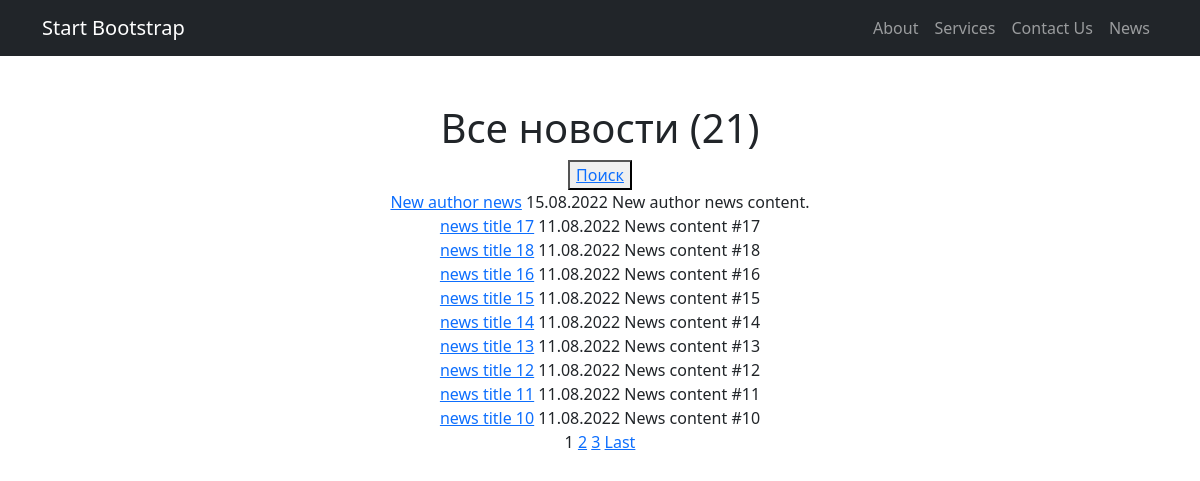
Page /news/ on the committed database.
### news/models.py (models this page shows, shortened)
class Post(models.Model):
    author = models.ForeignKey(Author, on_delete=models.CASCADE)
    NEWS = 'NW'
    ARTICLE = 'AR'
    TYPE_CHOICES = [
        (NEWS, 'news'),
        (ARTICLE, 'article')
    ]
    type = models.CharField(max_length=2, choices=TYPE_CHOICES, default=NEWS)
    date = models.DateTimeField(auto_now_add=True)
    category = models.ManyToManyField(Category, through='PostCategory')
    title = models.CharField(max_length=150)
    content = models.TextField()
    rating = models.IntegerField(default=0)

### news/views.py (the view)
# urls.py: path('', NewsList.as_view()), #news/
class NewsList(ListView):
    model = Post
    template_name = 'news.html'
    context_object_name = 'news'
    queryset = Post.objects.filter(type='NW').order_by('-date')
    paginate_by = 10
    def get_context_data(self, **kwargs):
        context = super().get_context_data(**kwargs)
        context['is_author'] = self.request.user.groups.filter(name='authors').exists()
        context['username'] = self.request.user.get_username()
        return context

### news/templatetags/custom_filters.py (called while the page is built)
@register.filter(name='censor')
def censor(value):
    if isinstance(value, str):
        list_of_stop_words = ["profanity", "curse", "ругательство", "мат"]
        split_str = value.split()
        filtered_str = ' '.join((filter(lambda s: s not in list_of_stop_words, split_str)))
        return str(filtered_str)
    else:
        raise ValueError(f'Нельзя применить цензуру к данному типу: {type(value)}')

### templates/news.html (shortened to what this page needs)
{% extends 'flatpages/default.html' %}
{% load custom_filters %}.
{% block content %}
    <h1>Все новости ({{paginator.count}})</h1>
    <button><a href="{% url 'search' %}">Поиск</a></button>
    {% for n in news %}
        <div>
            <a href="{% url 'news_detail' n.id %}">{{ n.title|censor }}</a>
            {{n.date|date:'d.m.Y'}} {{n.content|truncatechars:50|censor}}
        </div>
    {% endfor %}
    {% if is_paginated %}
        {% for num in page_obj.paginator.page_range %}
            {% if page_obj.number == num %}
                <a>{{ num }}</a>
            {% elif num > page_obj.number|add:'-3' and num < page_obj.number|add:'3' %}
                <a href="?page={{ num }}">{{ num }}</a>
            {% endif %}
        {% endfor %}
        {% if page_obj.has_next %}
            <a href="?page={{ page_obj.paginator.num_pages }}">Last</a>
        {% endif %}
    {% endif %}
{% endblock content %}

### templates/flatpages/default.html (shortened to what this page needs)
{% load static %}
<!DOCTYPE html>
<html lang="en">
    <head>
        <link href="{% static 'css/styles.css' %}" rel="stylesheet" />
    </head>
    <body>
        <nav class="navbar navbar-expand-lg navbar-dark bg-dark">
            <div class="container">
                <a class="navbar-brand" href="/">Start Bootstrap</a>
                <div class="collapse navbar-collapse" id="navbarSupportedContent">
                    <ul class="navbar-nav ms-auto mb-2 mb-lg-0">
                        <li class="nav-item"><a class="nav-link" href="/about/">About</a></li>
                        <li class="nav-item"><a class="nav-link" href="/services/">Services</a></li>
                        <li class="nav-item"><a class="nav-link" href="/contacts/">Contact Us</a></li>
                        <li class="nav-item"><a class="nav-link" href="/news/">News</a></li>
                    </ul>
                </div>
            </div>
        </nav>
        <div class="container">
            <div class="text-center mt-5">
                {% block content %}
                {% endblock content %}
            </div>
        </div>
    </body>
</html>

### rows in the picture
Post: title|censor "New author news", date "15.08.2022", content|censor "New author news content."
Post: title|censor "news title 17", date "11.08.2022", content|censor "News content #17"
Post: title|censor "news title 18", date "11.08.2022", content|censor "News content #18"
Post: title|censor "news title 16", date "11.08.2022", content|censor "News content #16"
Post: title|censor "news title 15", date "11.08.2022", content|censor "News content #15"
Post: title|censor "news title 14", date "11.08.2022", content|censor "News content #14"
Post: title|censor "news title 13", date "11.08.2022", content|censor "News content #13"
Post: title|censor "news title 12", date "11.08.2022", content|censor "News content #12"
Post: title|censor "news title 11", date "11.08.2022", content|censor "News content #11"
Post: title|censor "news title 10", date "11.08.2022", content|censor "News content #10"

### other values in the picture
{{ paginator.count }} "21"
{{ num }} "1"
{{ num }} "2" "3"
